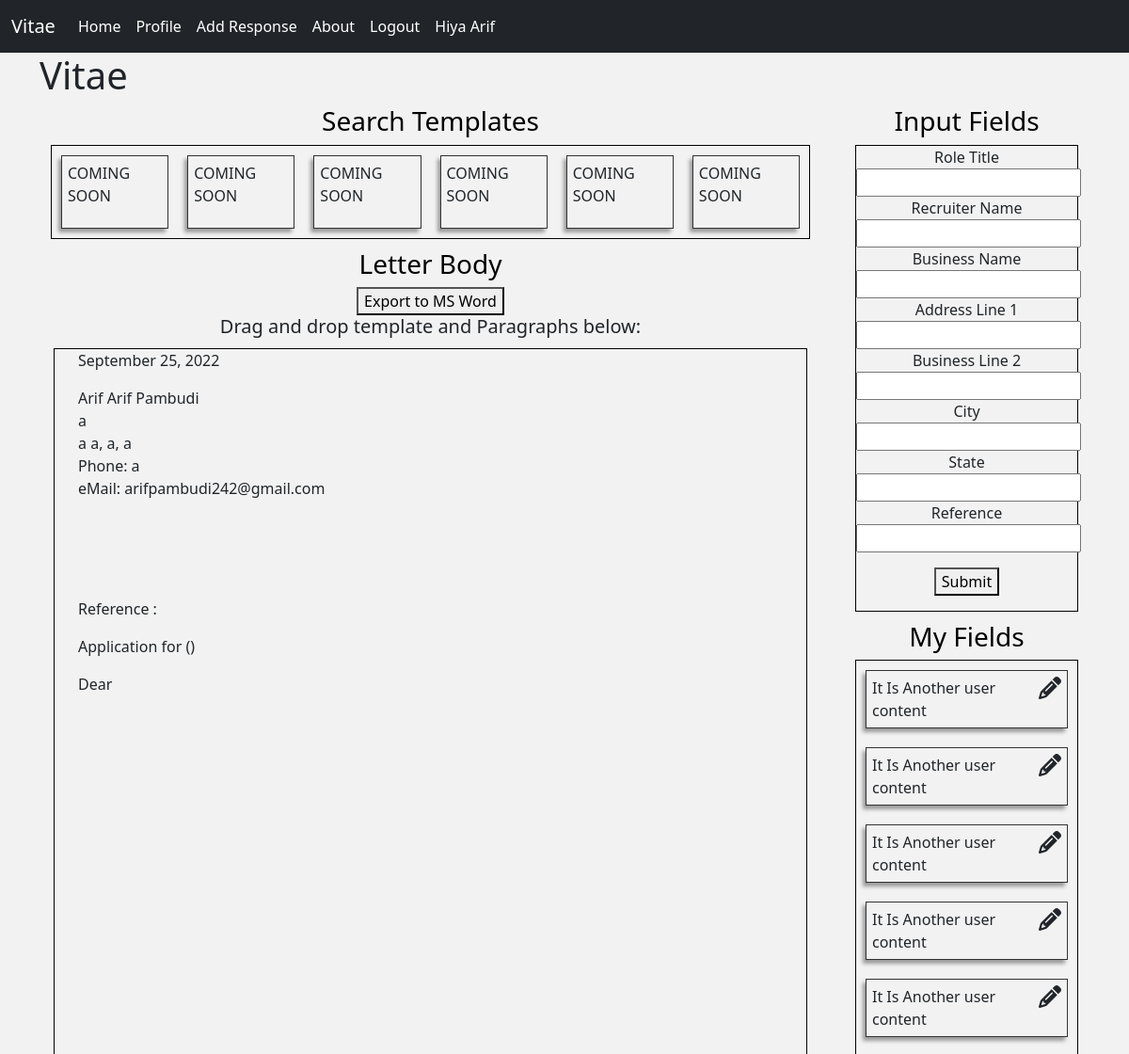
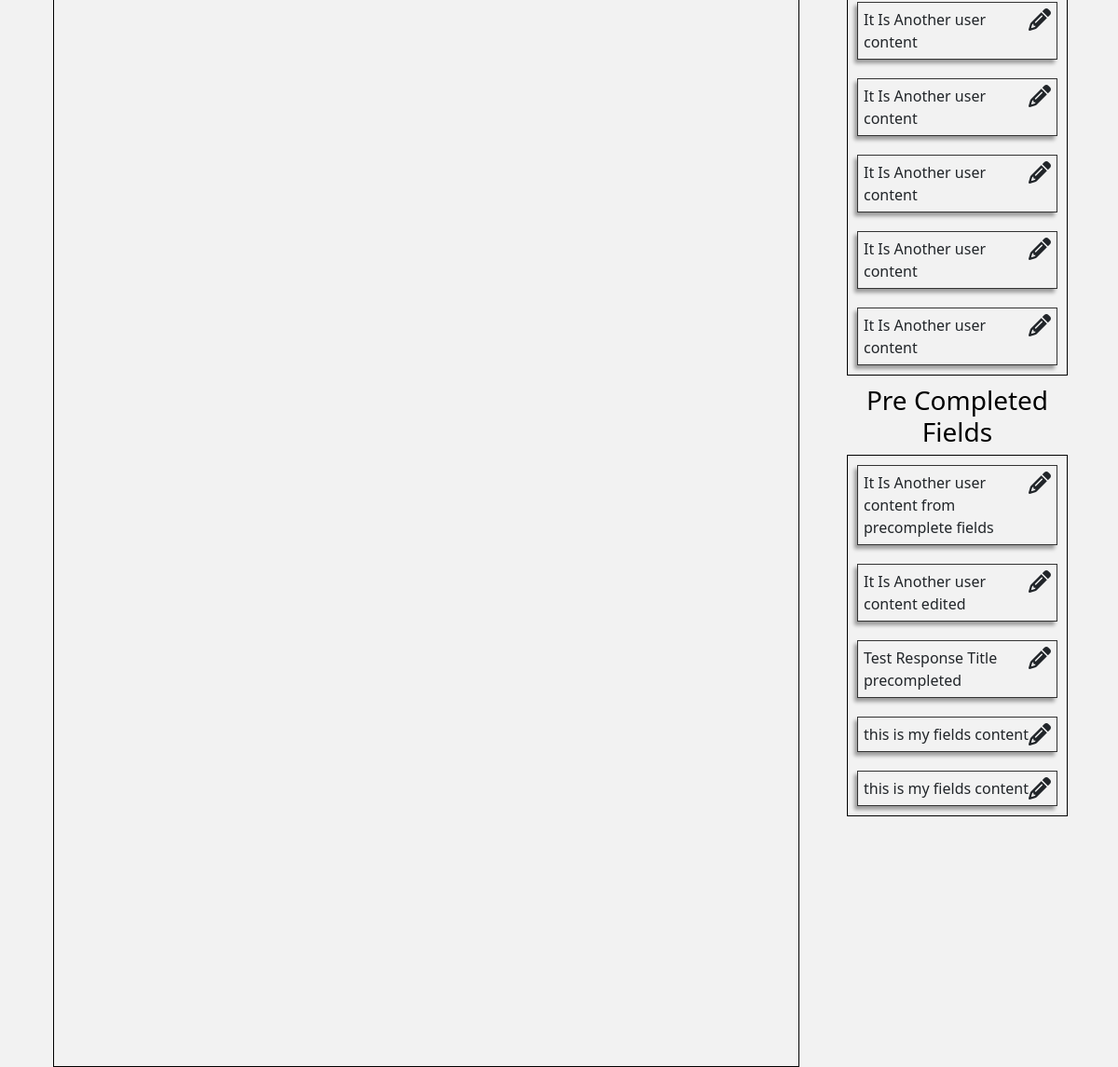
Screenshot of / (signed in) with the database file from the repository (2 pictures, top to bottom).
### authenticate/models.py (models this page shows, shortened)
class User(AbstractUser):
    address_1 = models.CharField(max_length=256)
    address_2 = models.CharField(max_length=256, blank=True)
    suburb = models.CharField(max_length=100)
    postcode = models.CharField(max_length=10)
    state = models.CharField(max_length=100)
    country = models.CharField(max_length=100)
    phone = models.CharField(max_length=20)
    class Meta:
        verbose_name = 'User'
        verbose_name_plural = 'Users'

class Response(models.Model):
    user = models.ForeignKey(User, on_delete=models.CASCADE)
    title = models.CharField(max_length=256)
    content = models.TextField()
    category = models.CharField(max_length=100, choices=categories, default="Other")
    tags = models.CharField(max_length=100, blank=True, null=True)
    class Meta:
        verbose_name = 'Response'
        verbose_name_plural = 'Responses'

### authenticate/views.py (the view)
# urls.py: path('', views.home, name='home'),
def home(request):
    myfields = None
    precompletefields = None
    if request.user.is_authenticated:
        users = User.objects.filter(is_superuser=False).exclude(id=request.user.id)
        myfields = Response.objects.filter(user=request.user)
        precompletefields = Response.objects.filter(user__in=users).order_by('-id')[:5]
        myfields = Response.objects.filter(user=request.user)
    return render(request, 'authenticate/home.html', context = {
        'myfields': myfields,
        'precompletefields': precompletefields
        })

### authenticate/templates/authenticate/home.html (shortened to what this page needs)
{% extends 'authenticate/base.html' %}
{% load static %}
{% block css %}
<link rel="stylesheet" type="text/css" href="{% static 'authenticate/style.css' %}">
{% endblock css %}
{% block content %}
<h1 class="ml-5 pl-5">Vitae</h1>
<div class="row">
    <div class="col-sm-9">
        <div class="container-fluid">
            <h3 class="text-center">Search Templates</h3>
            <div class="row">
                <div class="col">
                    <div class="draggable-item-container" style="display: flex" ondrop="drop(event)"
                        ondragover="allowDrop(event)">
                        <p id="p1" class="draggable" draggable="false" ondragstart="drag(event)">
                            COMING SOON
                        </p>
                        <p id="p2" class="draggable" draggable="false" ondragstart="drag(event)">
                            COMING SOON
                        </p>
                        <p id="p3" class="draggable" draggable="false" ondragstart="drag(event)">
                            COMING SOON
                        </p>
                        <p id="p2" class="draggable" draggable="false" ondragstart="drag(event)">
                            COMING SOON
                        </p>
                        <p id="p3" class="draggable" draggable="false" ondragstart="drag(event)">
                            COMING SOON
                        </p>
                        <p id="p3" class="draggable" draggable="false" ondragstart="drag(event)">
                            COMING SOON
                        </p>
                    </div>
                </div>
            </div>
        </div>
        <div class="container-fluid h-100">
            <div class="flex text-center">
                <h3 class="text-center">Letter Body</h3>
                <button onclick="Export2Doc('letterbody','Cover Letter');">Export to MS Word</button>
            </div>
            <h5>
                <center>Drag and drop template and Paragraphs below:</center>
            </h5>
            <div class="row h-100">
                <div class="col h-100">
                    <div id="letterbody" class="draggable-item-container h-100" ondrop="drop(event)"
                        ondragover="allowDrop(event)">
                        <div>
                            {% if user.is_authenticated %}
                            <p id="datepiker"></p>
                            {{ user.first_name }} {{ user.last_name}}</br>
                            {{ user.address_1}}</br>
                            {{ user.address_2}}
                            {{ user.suburb}}, {{ user.state}}, {{ user.country}}</br>
                            Phone: {{ user.phone}}</br>
                            eMail: {{ user.email}}</p>
                            <p> <br>
                                <br>
                                <br>
                            </p>
                            <p>Reference : </p>
                            <p>Application for ()</p>
                            Dear <br />
                            {% endif %}
                        </div>
                    </div>
                </div>
            </div>
        </div>
    </div>
    <div class="col-sm-3">
        <div class="container-fluid">
            <h3 class="text-center">Input Fields</h3>
            <div class="row">
                <div class="col">
                    <div class="draggable-item-container" ondrop="drop(event)" ondragover="allowDrop(event)">
                        <form onsubmit="return false" class="text-center">
                            <label>Role Title</label></br>
                            <input type="text" id="RecRole" name="role_title"></br>
                            <label> Recruiter Name</label></br>
                            <input type="text" id="RecName" name="recruiter_name"></br>
                            <label> Business Name</label></br>
                            <input type="text" id="BusName" name="business_name"></br>
                            <label> Address Line 1</label></br>
                            <input type="text" id="BusAddress1" name="business_address1"></br>
                            <label> Business Line 2</label></br>
                            <input type="text" id="BusAddress2" name="business_address2"></br>
                            <label> City</label></br>
                            <input type="text" id="BusCity" name="business_city"></br>
                            <label> State</label></br>
                            <input type="text" id="BusState" name="business_state"></br>
                            <label> Reference</label></br>
                            <input type="text" id="RefIn" name="reference"></br>
                            <button id="infos" class="mt-3">Submit</button>
                        </form>
                    </div>
                </div>
            </div>
        </div>
        <div class="container-fluid">
            <h3 class="text-center">My Fields</h2>
                <div class="row">
                    <div class="col">
                        <div class="draggable-item-container" style="display: flex; flex-direction: column"
                            ondrop="drop(event)" ondragover="allowDrop(event)">
                            {% for item in myfields %}
                            <p id="p5" class="draggable" draggable="true" ondragstart="drag(event)">
                                {{ item.content }}
                                <i class="fa-solid fa-pencil" onclick="editResponse('{{ item.id }}')"></i>
                            </p>
                            {% endfor %}
                        </div>
                    </div>
                </div>
        </div>
        <div class="container-fluid">
            <h3 class="text-center">Pre Completed Fields</h2>
                <div class="row">
                    <div class="col">
                        <div class="draggable-item-container" style="display: flex; flex-direction: column"
                            ondrop="drop(event)" ondragover="allowDrop(event)">
                            {% for item in precompletefields %}
                            <p id="p5" class="draggable" draggable="true" ondragstart="drag(event)">
                                {{ item.content }}
                                <i class="fa-solid fa-pencil" onclick="editResponse('{{ item.id }}')"></i>
                            </p>
                            {% endfor %}
                        </div>
                    </div>
                </div>
        </div>
    </div>
</div>
{% endblock content %}

### authenticate/templates/authenticate/base.html (shortened to what this page needs)
{% load static %}
<!doctype html>
<html lang="en">
<head>
    <link href="https://cdn.jsdelivr.net/npm/bootstrap@5.2.0-beta1/dist/css/bootstrap.min.css" rel="stylesheet"
>
    <link rel="stylesheet" type="text/css" href="{% static 'authenticate/stylehome.css' %}">
    <link href="{% static 'fontawesomefree/css/fontawesome.css' %}" rel="stylesheet" type="text/css">
    <link href="{% static 'fontawesomefree/css/brands.css' %}" rel="stylesheet" type="text/css">
    <link href="{% static 'fontawesomefree/css/solid.css' %}" rel="stylesheet" type="text/css">
    {% block css %}{% endblock css %}
</head>
<body>
    <nav class="navbar navbar-expand-lg navbar-dark bg-dark">
        <div class="container-fluid">
            <a class="navbar-brand" href="{% url 'home' %}">Vitae</a>
            <div class="collapse navbar-collapse" id="navbarSupportedContent">
                <ul class="navbar-nav ml-auto">
                    {% if user.is_authenticated %}
                    <li class="nav-item">
                        <a class="nav-link active" href="{% url 'home' %}">Home</a>
                    </li>
                    <li class="nav-item">
                        <a class="nav-link active" href="{% url 'profile' %}">Profile</a>
                    </li>
                    <li class="nav-item">
                        <a class="nav-link active" href="{% url 'response' %}">Add Response</a>
                    </li>
                    <li class="nav-item">
                        <a class="nav-link active" href="{% url 'about' %}">About</a>
                    </li>
                    <li class="nav-item">
                        <a class="nav-link active" href="{% url 'logout' %}">Logout</a>
                    </li>
                    <li class="nav-item">
                        <a class="nav-link active ml-5">Hiya {{ user.first_name }} </a>
                    </li>
                    {% endif %}
                </ul>
            </div>
        </div>
    </nav>
    <div class="container">
        {% block content %}
        {% endblock content %}
    </div>
</body>
</html>

### authenticate/static/authenticate/stylehome.css (style rules this page uses)
body { background-color: #f2f2f2; }

### authenticate/static/authenticate/style.css (style rules this page uses)
h3 { color: black; }
#letterbody { height: 620px; margin: 3px; padding-left: 25px; padding-right: 25px; }
.draggable { display: flex; height: auto; cursor: move; border: 1px solid #333; margin: 6px; padding: 6px; overflow: hidden; overflow-y: scroll; box-shadow: -3px 4px 4px rgba(0, 0, 0, 0.37); }
.draggable i { display: flex; cursor: pointer; position: relative; top: 0; right: 0; margin: 0; padding: 0; font-size: 1.5em; }

### authenticate/templates/authenticate/home.html (style rules this page uses)
.draggable-item-container { min-height: 100px; border: 1px solid black; margin-bottom: 10px; }
.draggable { margin: 10px; }

### rows the page displays
User: first_name "Arif", last_name "Arif Pambudi", address_1 "a", address_2 "a", suburb "a", state "a", country "a", phone "a", email "arifpambudi242@gmail.com"
Response: content "It Is Another user content"
Response: content "It Is Another user content"
Response: content "It Is Another user content"
Response: content "It Is Another user content"
Response: content "It Is Another user content"
Response: content "It Is Another user content"
Response: content "It Is Another user content"
Response: content "It Is Another user content"
Response: content "It Is Another user content"
Response: content "It Is Another user content"
Response: content "It Is Another user content from precomplete fields"
Response: content "It Is Another user content edited"
Response: content "Test Response Title precompleted"
Response: content "this is my fields content"
Response: content "this is my fields content"
